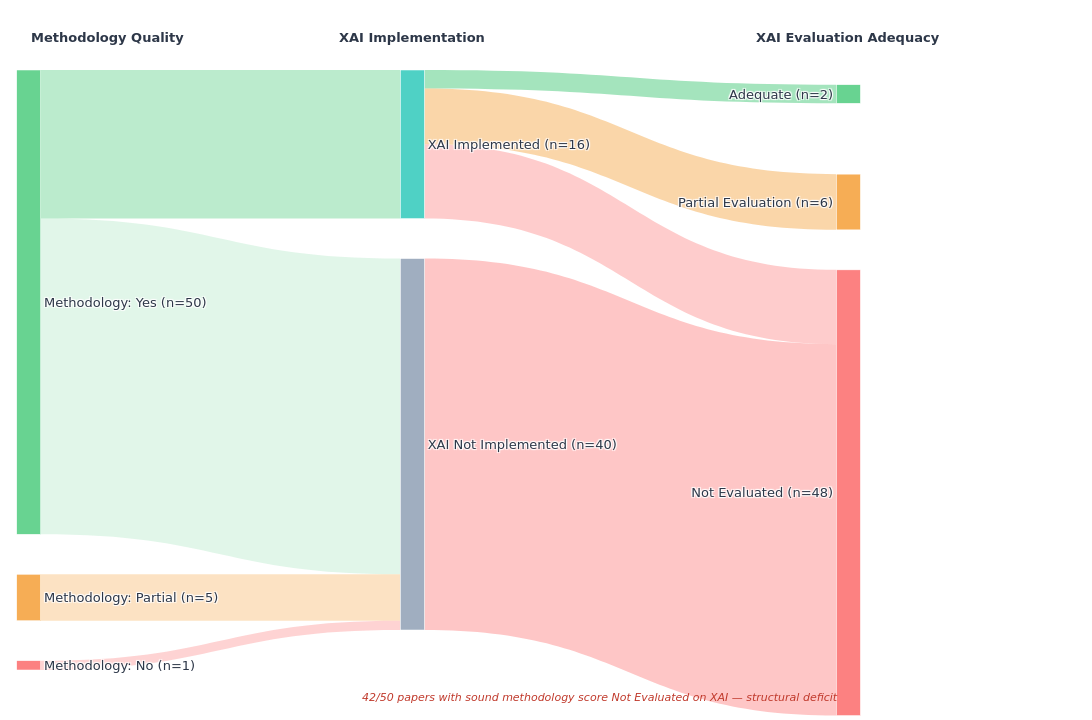

This figure's notebook cell:
### Code cell
# [FIG-F9B] Sankey — FIXED node positions, no overlap, no clipping

import plotly.graph_objects as go
import plotly.io as pio

node_labels = [
    'Methodology: Yes (n=50)',      # 0
    'Methodology: Partial (n=5)',   # 1
    'Methodology: No (n=1)',        # 2
    'XAI Implemented (n=16)',       # 3
    'XAI Not Implemented (n=40)',   # 4
    'Adequate (n=2)',               # 5
    'Partial Evaluation (n=6)',     # 6
    'Not Evaluated (n=48)',         # 7
]

node_colors = [
    '#68D391', '#F6AD55', '#FC8181',
    '#4FD1C5', '#A0AEC0',
    '#68D391', '#F6AD55', '#FC8181',
]

sources     = [0, 0, 1, 2,   3, 3, 3, 4]
targets     = [3, 4, 4, 4,   5, 6, 7, 7]
values      = [16, 34, 5, 1, 2, 6, 8, 40]
link_colors = [
    'rgba(104,211,145,0.45)',
    'rgba(104,211,145,0.20)',
    'rgba(246,173,85,0.35)',
    'rgba(252,129,129,0.35)',
    'rgba(104,211,145,0.6)',
    'rgba(246,173,85,0.5)',
    'rgba(252,129,129,0.4)',
    'rgba(252,129,129,0.45)',
]

# ── Fixed node positions — spread right column vertically ──────────────
node_x = [
    0.01, 0.01, 0.01,
    0.45, 0.45,
    0.95, 0.95, 0.95,
]
node_y = [
    0.10,   # Methodology Yes — top
    0.80,   # Methodology Partial
    0.92,   # Methodology No
    0.08,   # XAI Implemented
    0.62,   # XAI Not Implemented
    0.04,   # Adequate — very top, small node
    0.22,   # Partial Evaluation — below Adequate with gap
    0.62,   # Not Evaluated — large, bottom half
]

fig_xai = go.Figure(go.Sankey(
    arrangement='snap',
    node=dict(
        pad       = 40,        # more padding separates right-col nodes
        thickness = 24,
        line      = dict(color='white', width=0.5),
        label     = node_labels,
        color     = node_colors,
        x         = node_x,
        y         = node_y,
    ),
    link=dict(
        source = sources,
        target = targets,
        value  = values,
        color  = link_colors,
    )
))

fig_xai.update_layout(
    font         = dict(family='DejaVu Sans', size=13, color='#2D3748'),
    paper_bgcolor= 'white',
    plot_bgcolor = 'white',
    margin       = dict(l=20, r=200, t=70, b=50),  # large right margin
    width        = 1500,
    height       = 720,
)

for x_pos, label, anchor in [
    (0.01, 'Methodology Quality',     'left'),
    (0.45, 'XAI Implementation',      'center'),
    (0.95, 'XAI Evaluation Adequacy', 'center'),
]:
    fig_xai.add_annotation(
        x=x_pos, y=1.07,
        xref='paper', yref='paper',
        text=f'<b>{label}</b>',
        showarrow=False,
        font=dict(size=13, color='#2D3748'),
        xanchor=anchor,
    )

fig_xai.add_annotation(
    x=0.94, y=-0.06,
    xref='paper', yref='paper',
    text='<i>42/50 papers with sound methodology score Not Evaluated on XAI — structural deficit</i>',
    showarrow=False,
    font=dict(size=11, color='#C0392B'),
    xanchor='right',
    align='right',
)

out_path = os.path.join(FIGURES_PATH, 'F9B_XAI_Sankey.png')
pio.write_image(fig_xai, out_path, width=1500, height=720, scale=4)
fig_xai.show()
print(f"✅ Saved → {out_path}")

### Figure 1 — Plotly figure (JSON) as saved in the notebook; plotly's stock layout.template omitted (floating-point values rounded to 4 significant figures)
{"data": [{"arrangement": "snap", "link": {"color": ["rgba(104,211,145,0.45)", "rgba(104,211,145,0.20)", "rgba(246,173,85,0.35)", "rgba(252,129,129,0.35)", "rgba(104,211,145,0.6)", "rgba(246,173,85,0.5)", "rgba(252,129,129,0.4)", "rgba(252,129,129,0.45)"], "source": [0, 0, 1, 2, 3, 3, 3, 4], "target": [3, 4, 4, 4, 5, 6, 7, 7], "value": [16, 34, 5, 1, 2, 6, 8, 40]}, "node": {"color": ["#68D391", "#F6AD55", "#FC8181", "#4FD1C5", "#A0AEC0", "#68D391", "#F6AD55", "#FC8181"], "label": ["Methodology: Yes (n=50)", "Methodology: Partial (n=5)", "Methodology: No (n=1)", "XAI Implemented (n=16)", "XAI Not Implemented (n=40)", "Adequate (n=2)", "Partial Evaluation (n=6)", "Not Evaluated (n=48)"], "line": {"color": "white", "width": 0.5}, "pad": 40, "thickness": 24, "x": [0.01, 0.01, 0.01, 0.45, 0.45, 0.95, 0.95, 0.95], "y": [0.1, 0.8, 0.92, 0.08, 0.62, 0.04, 0.22, 0.62]}, "type": "sankey"}], "layout": {"annotations": [{"font": {"color": "#2D3748", "size": 13}, "showarrow": false, "text": "<b>Methodology Quality</b>", "x": 0.01, "xanchor": "left", "xref": "paper", "y": 1.07, "yref": "paper"}, {"font": {"color": "#2D3748", "size": 13}, "showarrow": false, "text": "<b>XAI Implementation</b>", "x": 0.45, "xanchor": "center", "xref": "paper", "y": 1.07, "yref": "paper"}, {"font": {"color": "#2D3748", "size": 13}, "showarrow": false, "text": "<b>XAI Evaluation Adequacy</b>", "x": 0.95, "xanchor": "center", "xref": "paper", "y": 1.07, "yref": "paper"}, {"align": "right", "font": {"color": "#C0392B", "size": 11}, "showarrow": false, "text": "<i>42/50 papers with sound methodology score Not Evaluated on XAI — structural deficit</i>", "x": 0.94, "xanchor": "right", "xref": "paper", "y": -0.06, "yref": "paper"}], "font": {"color": "#2D3748", "family": "DejaVu Sans", "size": 13}, "height": 720, "margin": {"b": 50, "l": 20, "r": 200, "t": 70}, "paper_bgcolor": "white", "plot_bgcolor": "white", "width": 1500}}
